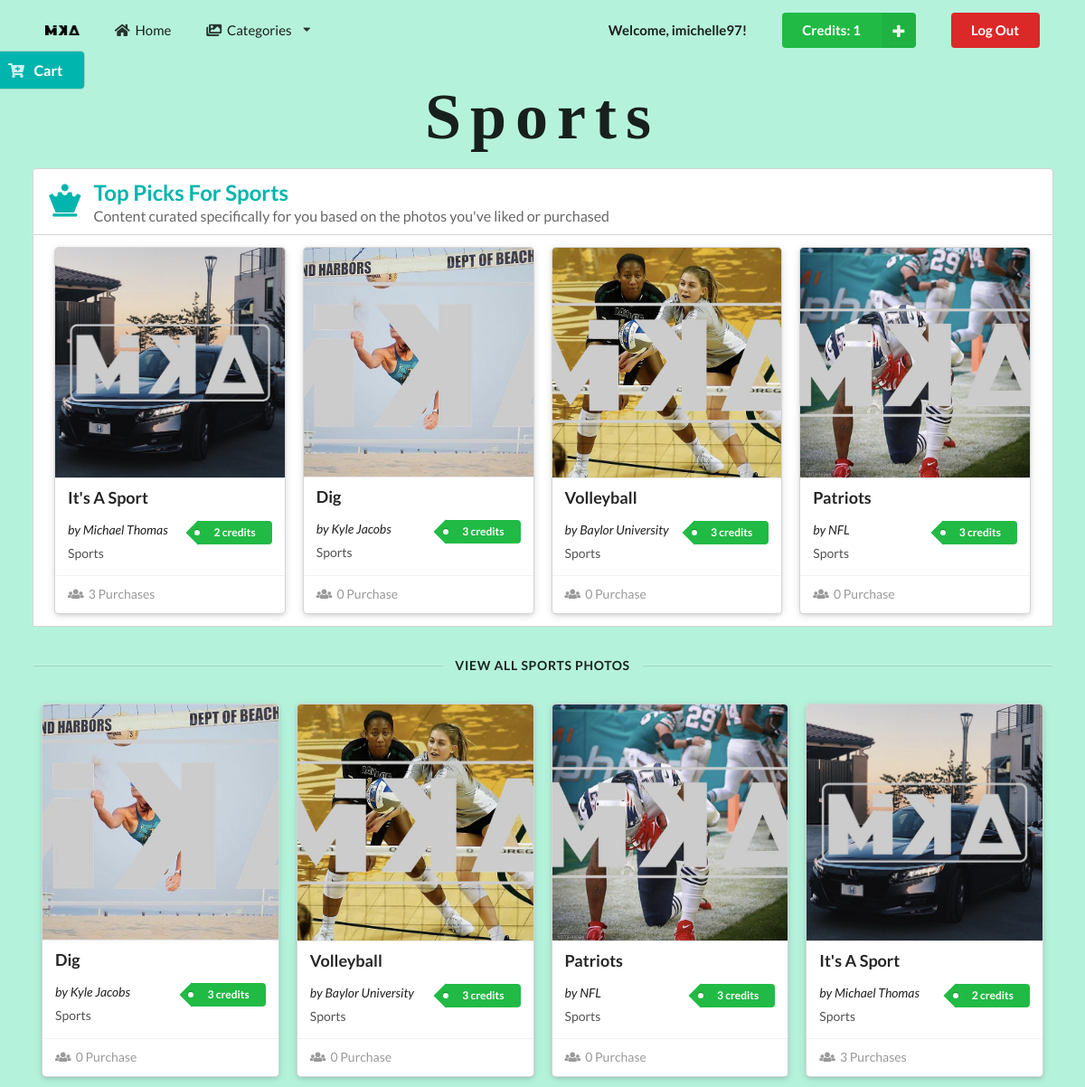
The page /sports.php (signed in) on the database as committed earlier.
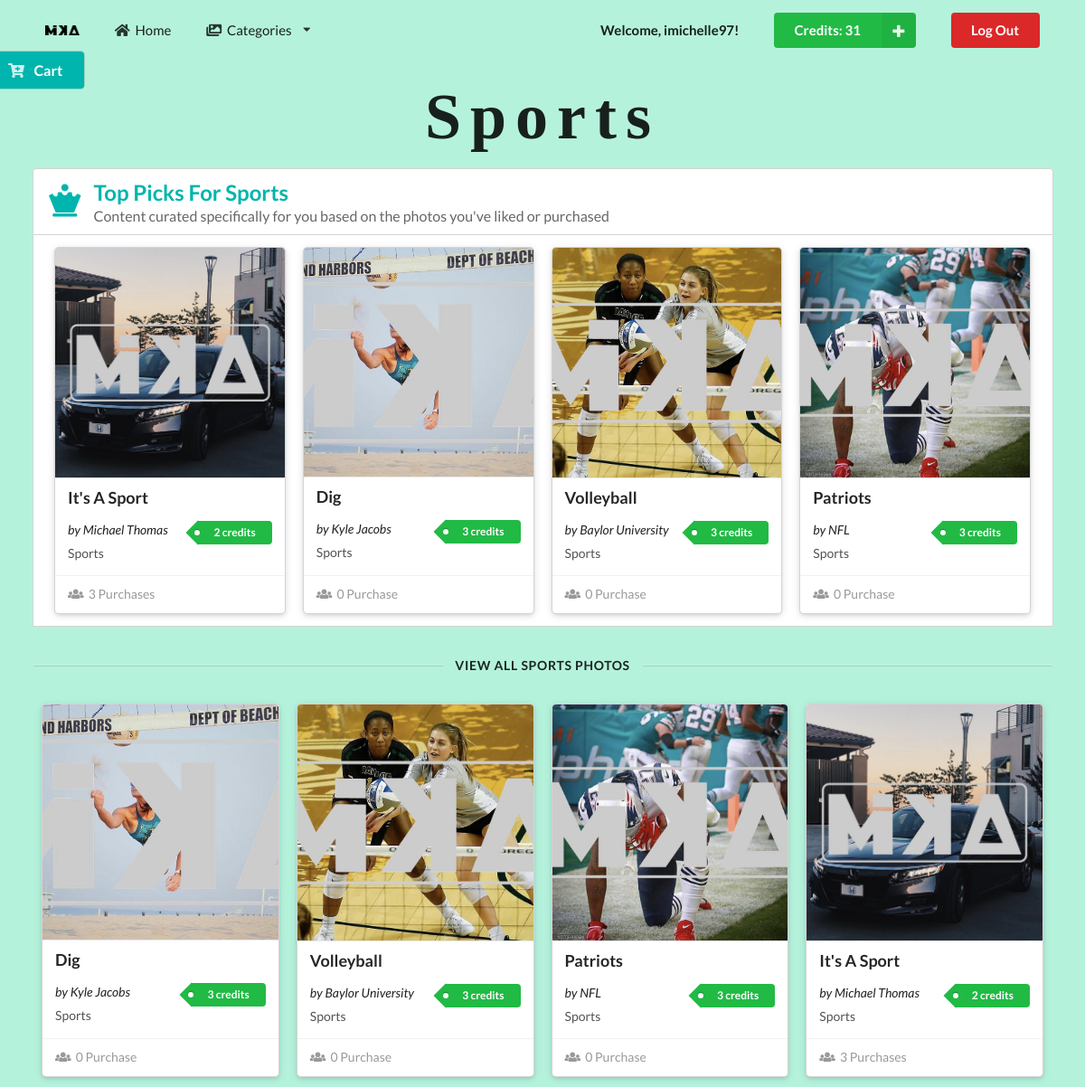
The same page on the database as committed later.
### tables this page shows
CREATE TABLE `customer` (
  `customerID` int(11) NOT NULL,
  `username` varchar(256) DEFAULT NULL,
  `password` varchar(256) DEFAULT NULL,
  `firstName` varchar(256) DEFAULT NULL,
  `lastName` varchar(256) DEFAULT NULL,
  `userType` varchar(128) DEFAULT NULL,
  `credits` int(11) NOT NULL
);

### sports.php (the view, shortened to what the changed rows need)
<?php
    include('server.php');
     $username = $_SESSION['username'];
     $userQuery = "SELECT * FROM customer WHERE username='$username';";
     $userResults = mysqli_query($db, $userQuery);
     if(mysqli_num_rows($userResults) == 1) {
         $user = mysqli_fetch_assoc($userResults);
         $userCredits = $user['credits'];
     }
?>
<!DOCTYPE html>
<html lang="en">
<head>
    <link rel="stylesheet" type="text/css" href="https://cdnjs.cloudflare.com/ajax/libs/semantic-ui/2.3.3/semantic.css">
    <link rel="stylesheet" type="text/css" href="style.css">
</head>
<body>
    <section class="category">
        <div class="pusher">
            <div id="navbar" class="ui container">
                <div class="ui large secondary menu">
                    <div class="right menu">
                        <form method="post" action="sports.php" class="ui item">
                            <button type="submit" name="add_credits"class="ui right labeled icon green button">
                            <i class="plus icon"></i>
                                Credits: <?php echo $userCredits ?>
                            </button>
                        </form>
                    </div>
                </div>
            </div>
            <div class="ui center aligned header">
                <h1>Sports</h1>
            </div>
            <div id="top-segment" class="ui center aligned container">
                <h2 class="ui teal top attached left aligned header">
                    <i class="chess queen icon"></i>
                    <div class="content">
                        Top Picks For Sports
                        <div class="sub header">
                            Content curated specifically for you based on the photos you've liked or purchased
                        </div>
                    </div>
                </h2>
            </div>
        </div>
    </section>
</body>
</html>

Rows that differ between the two databases and show on the page:
changed customer: credits "1" → "31"
